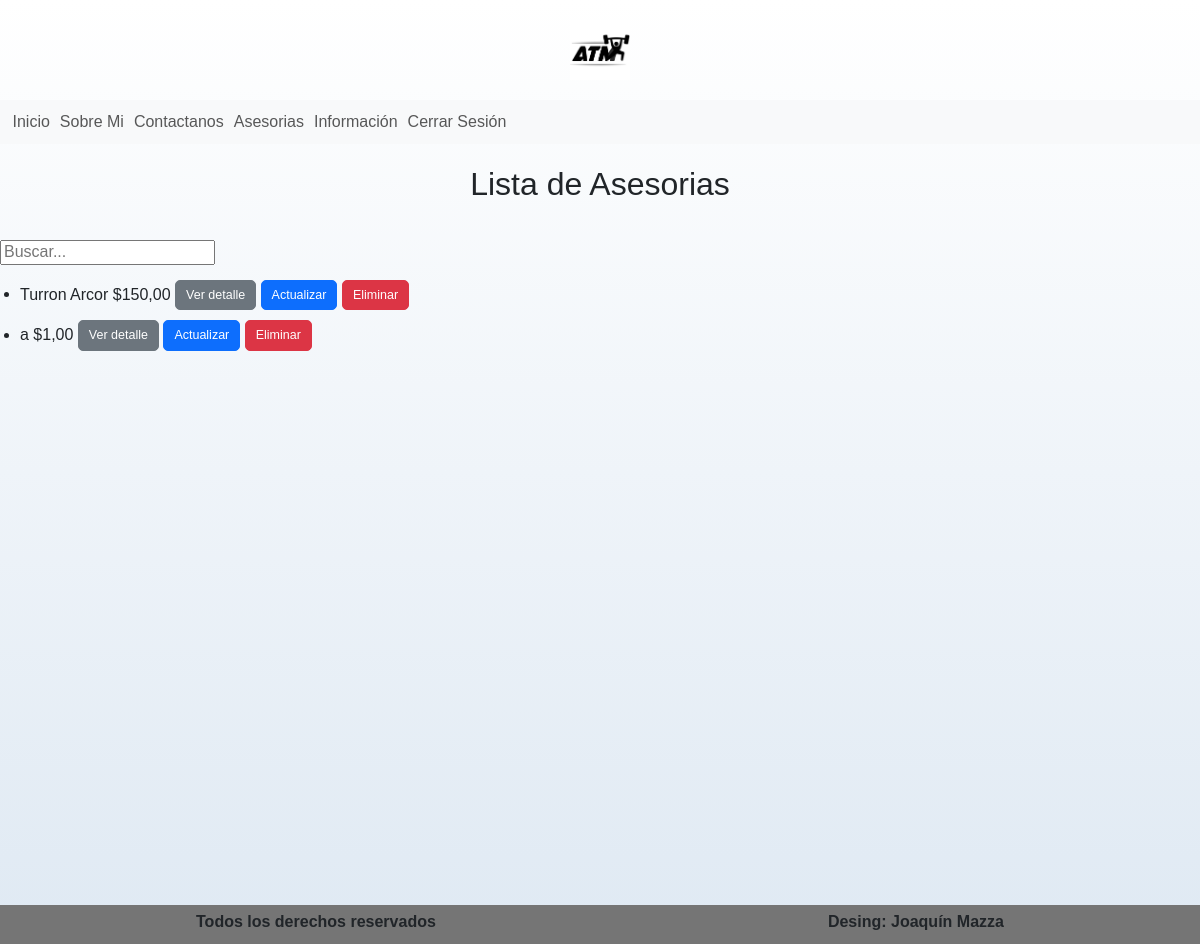
Before: /producto/producto/list/ (signed in) with the older database file.
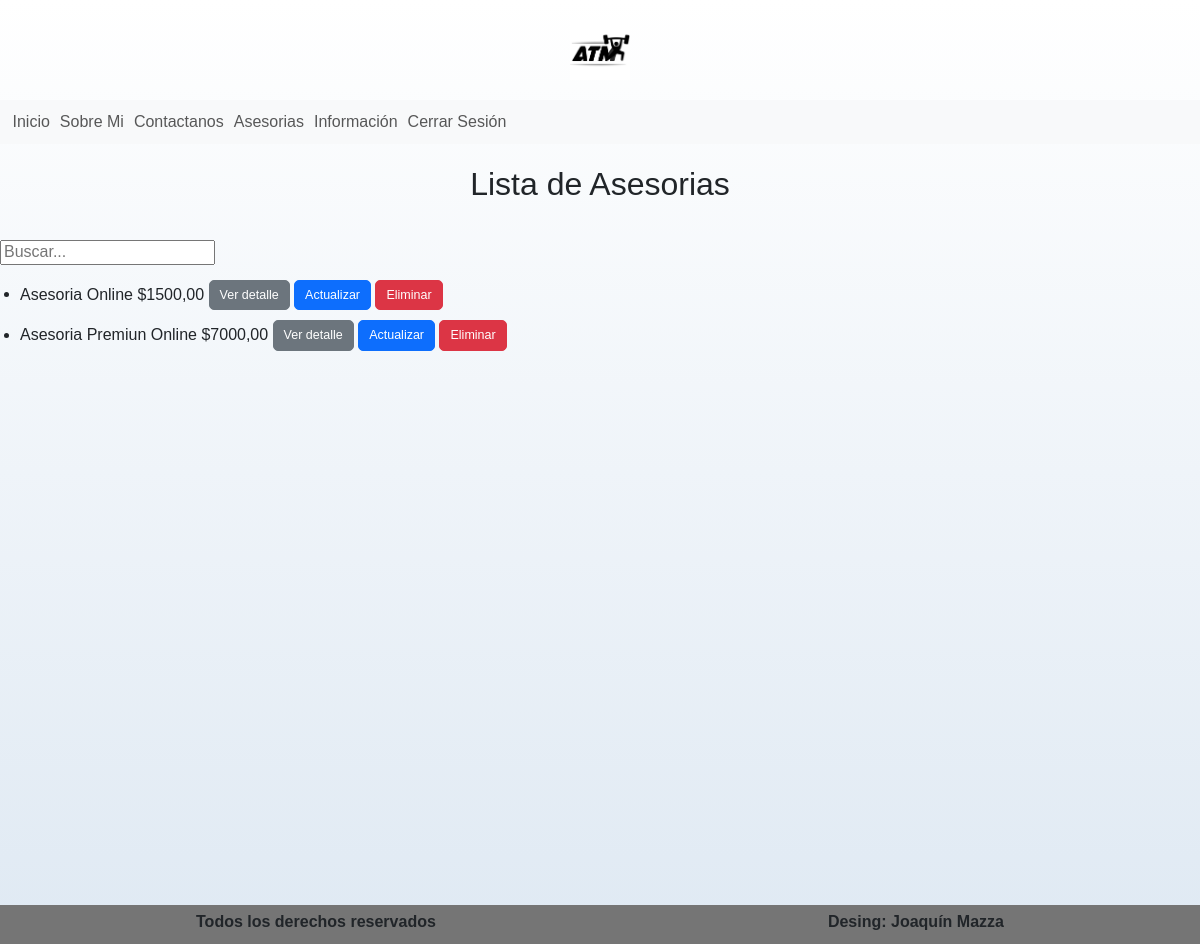
After: the same page with the newer database file.
### apps/producto/models.py (models this page shows, shortened)
class Producto(models.Model):
    nombre = models.CharField(max_length=50)
    precio = models.DecimalField(max_digits=10, decimal_places=2)
    descripcion = models.CharField(max_length=250, null=True, blank=True)
    fecha_actualizacion = models.DateTimeField(default=timezone.now, editable=False, verbose_name='fecha de actualizacion')
    imagen = models.ImageField(upload_to='productos', blank=True, null=True)

### apps/producto/views.py (the view)
# urls.py: path("producto/list/", views.Productolist.as_view(), name="producto_list"),
class Productolist(LoginRequiredMixin, ListView):
    model = models.Producto
    login_url = '../../../login'
    redirect_field_name = 'redirect_to'
    def get_queryset(self) -> QuerySet[Any]:
        if self.request.GET.get("consulta"):
            consulta = self.request.GET.get("consulta")
            object_list = models.Producto.objects.filter(nombre__icontains=consulta)
        else:
            object_list = models.Producto.objects.all()
        return object_list

### apps/producto/templates/producto/producto_list.html
{% extends 'Home/base.html' %}
    {% block INDEX_CONTENIDO %}
        <div>
            <h1>Lista de Asesorias</h1>
            {% if object_list %}
            <div class="py-lg-4">
                <form action="{% url 'producto:producto_list' %}" method="get">
                    <input type="text" name="consulta" placeholder="Buscar...">
                </form>
            </div>
            {% for object in object_list %}
                <ul>
                    <li>{{ object.nombre }} ${{ object.precio }}
                        <a href="{% url 'producto:producto_detail' object.id %}" class="btn btn-secondary btn-lg">
                            Ver detalle</a>
                        <a href="{% url 'producto:producto_update' object.id %}" class="btn btn-primary  btn-lg">
                            Actualizar</a>
                        <a href="{% url 'producto:producto_delete' object.id %}" class="btn btn-danger  btn-lg">
                            Eliminar</a>
                    </li>
                </ul>
            {% endfor %}
            {% else %}
                <p class="fs-4 fst-italic ">No hay registros ingresados</p>
            {% endif %}
        </div>
    {% endblock INDEX_CONTENIDO %}

### apps/Home/templates/Home/base.html (shortened to what this page needs)
{% load static %}
<!DOCTYPE html>
<html lang="es">
    <head>
        <link href="https://cdn.jsdelivr.net/npm/bootstrap@5.3.0/dist/css/bootstrap.min.css" rel="stylesheet">
        <link rel="stylesheet" href="{% static 'Home/css/styles.css' %}"/>
        <link rel="stylesheet" href="{% static 'Home/css/normalize.css' %}"/>
    </head>
    <body>
        {% include 'Home/header.html' %}
        {% include 'Home/navbar.html' %}
        <div class="fullscreen">
            {% block BASE_CONTENIDO %}
                {% block INDEX_CONTENIDO %}{% endblock INDEX_CONTENIDO %}
            {% endblock BASE_CONTENIDO %}
            {% include 'Home/footer.html' %}
        </div>
    </body>
</html>

### apps/Home/templates/Home/header.html
{% load static %}
<header>
    <div class="logo">
    <a href="{% url 'Home:home' %}">
        <img src="{% static 'Home/assets/img/icono.png' %}" alt="Logo">
    </a>
    </div>
</header>

### apps/Home/templates/Home/navbar.html (shortened to what this page needs)
<nav class="navbar navbar-expand-lg bg-body-tertiary">
    <div class="container-fluid">
      <div class="collapse navbar-collapse" id="navbarNav">
        <ul class="navbar-nav">
          <li class="nav-item order-first">
            <a class="nav-link {% if request.path == "/home/" %} active  {% endif %}" aria-current="page" href="{% url 'Home:home' %}">Inicio</a>
          </li>
          <li class="nav-item">
            <a class="nav-link {% if request.path == "/about/" %} active  {% endif %}" href="{% url 'Home:about' %}">Sobre Mi</a>
          </li>
          <li class="nav-item">
            <a class="nav-link {% if request.path == "/cliente/" %} active  {% endif %}" href="{% url 'cliente:registrarFormulario' %}">Contactanos</a>
          </li>
          <li class="nav-item">
            <a class="nav-link {% if request.path == "/producto/" %} active  {% endif %}" href="{% url 'producto:home' %}">Asesorias</a>
          </li>
          {% if user.is_staff %}
            <li class="nav-item">
              <a class="nav-link {% if request.path == "/cliente/" %} active  {% endif %}" href="{% url 'cliente:home' %}">Información</a>
            </li>
          {% endif %}
          {% if user.is_authenticated %}
            <li class="nav-item order-last">
              <a class="nav-link" href="{% url 'Home:logout' %}">Cerrar Sesión</a>
            </li>
          {% endif %}
        </ul>
      </div>
    </div>
  </nav>

### apps/Home/templates/Home/footer.html
<footer class="footer">
    <p>Todos los derechos reservados</p>
    <p>Desing: Joaquín Mazza</p>
</footer>

### apps/Home/static/Home/css/styles.css (style rules this page uses)
:root { --blanco: #ffffff; --negro: #212121; --gris: #757575; }
html { font-size: 62.5%; box-sizing: border-box; scroll-snap-type: y mandatory; }
body { font-size: 16px; font-family: Arial, Helvetica, sans-serif; background-image: linear-gradient(to top, #dfe9f3 0%, var(--blanco) 100%); }
.fullscreen { min-height: 100vh; display: flex; flex-direction: column; justify-content: space-between; }
h1 { font-size: 3.8rem; }
h1, h2, h3 { text-align: center; }
.logo { display: flex; justify-content: center; align-items: center; }
.logo img { width: 10rem; height: auto; padding: 2rem; }
.footer { text-align: center; font-weight: bold; display: flex; justify-content: space-around; background-color: var(--gris); margin-top: 1rem; padding-top: 0.5rem; }

Changed rows visible on the page:
removed Producto: nombre "Turron Arcor", precio "150,00"
removed Producto: nombre "a", precio "1,00"
added Producto: nombre "Asesoria Online", precio "1500,00"
added Producto: nombre "Asesoria Premiun Online", precio "7000,00"
